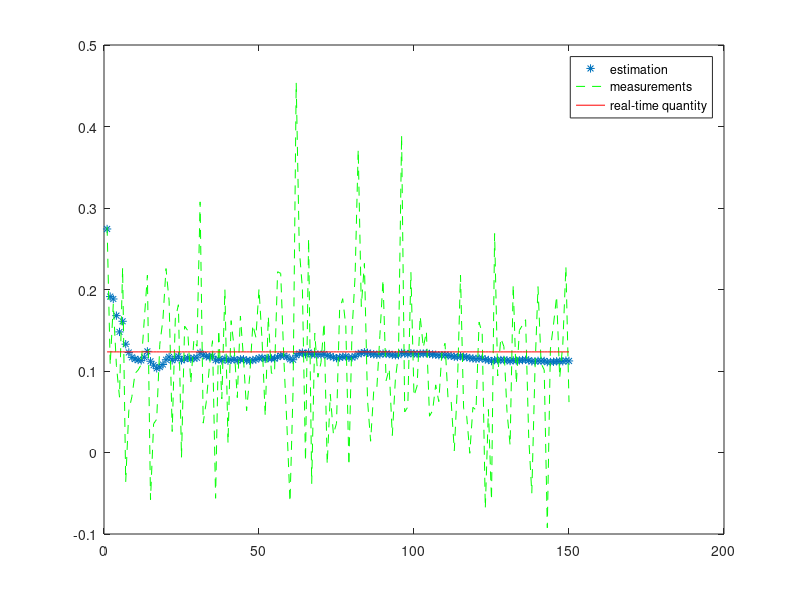

Recreate this plot in MATLAB.
%Created by Lazaros Moysis using Matlab 7

%Estimating the constant value x(k)=x(k+1)=0.12345 using the measurement
%z(k)=x(k)+w(k) where w is a white noise w~N(0,0.01). We'll implement Kalman's
%filter algorithm for discrete time.
r=0.01;
%create a random sequence of numbers. function randn draws numbers from standard 
%normal distribution
noise=randn(1,150);
%create the random white noise sequence by multiplying the set of random numbers by the %standard deviation (tipiki apoklisi) of w 
w=sqrt(r)*noise;
%create the measurements vector
zmeasure=0.12345+w;
%create the real-time constant vector
xconstant1(1:150)=0.12345;
%create the algorithm for the kalman filter (first 150 estimations)
     xprior(1)=0;
     Pprior(1)=1;
     K(1)=Pprior(1)/(Pprior(1)+r);
    xpost(1)=xprior(1)+K(1)*(zmeasure(1)-xprior(1));
    Ppost(1)=(1-K(1))*Pprior(1);
for i=2:150
    xprior(i)=xpost(i-1);
    Pprior(i)=Ppost(i-1);
    K(i)=Pprior(i)/(Pprior(i)+r);
    xpost(i)=xprior(i)+K(i)*(zmeasure(i)-xprior(i));
    Ppost(i)=(1-K(i))*Pprior(i);
end
for i=1:150
k(i)=i;
end
plot(k,xpost(k),'*',k,zmeasure(k),'g--',k,xconstant1(k),'r')
legend('estimation','measurements','real-time quantity')
